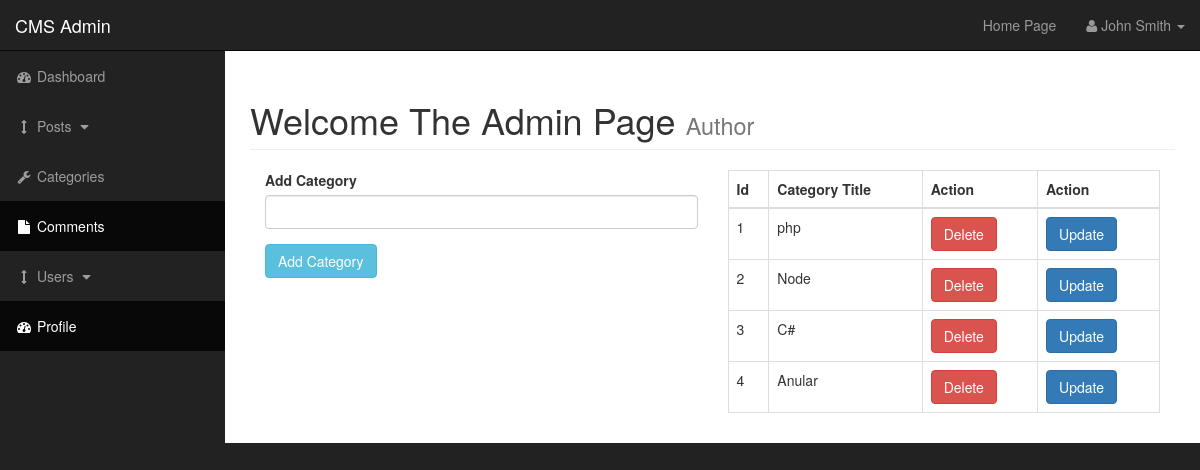
The app's page /admin/admin_categories.php with its own data.
### tables this page shows
CREATE TABLE `categories` (
  `cat_id` int(3) NOT NULL,
  `cat_title` varchar(255) NOT NULL
);

### admin/functions.php (the view, shortened to what this page needs)
                           <?php
function show_category(){
	global $connection;
	  $query  = "SELECT *FROM categories";
                  $select_categories = mysqli_query($connection, $query);
                 while($row = mysqli_fetch_assoc($select_categories)){
                    $cat_id =   $row['cat_id'];
                  $cat_title =   $row['cat_title'];
                  echo "<tr>";
                  echo "<td>{$cat_id}</td>";
                  echo "<td>{$cat_title}</td>";
                  echo "<td><a class = 'btn btn-danger'  href = 'admin_categories.php?delete={$cat_id}'>Delete</a></td>";
                   echo "<td><a class = 'btn btn-primary'  href = 'admin_categories.php?edit={$cat_id}'>Update</a></td>";
                  echo "</tr>";
                 }
}
?>

### admin/css/sb-admin.css (style rules this page uses)
body { margin-top: 100px; background-color: #222; }
@media (min-width:768px) { body { margin-top: 50px; } }

### records on screen
categories: cat_id "1", cat_title "php"
categories: cat_id "2", cat_title "Node"
categories: cat_id "3", cat_title "C#"
categories: cat_id "4", cat_title "Anular"
